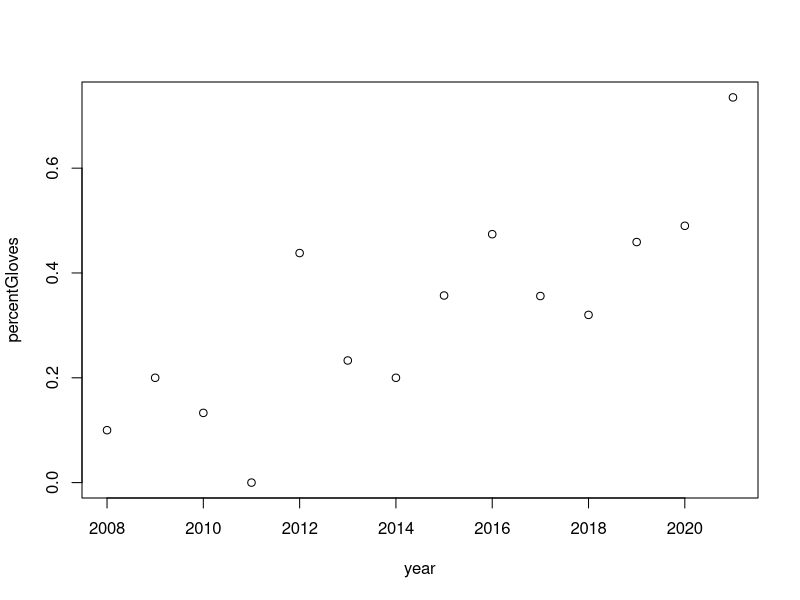
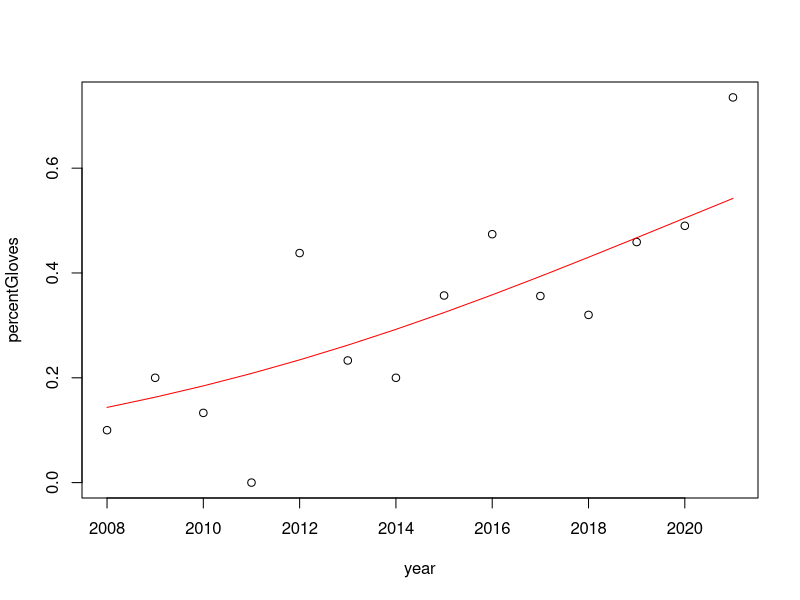
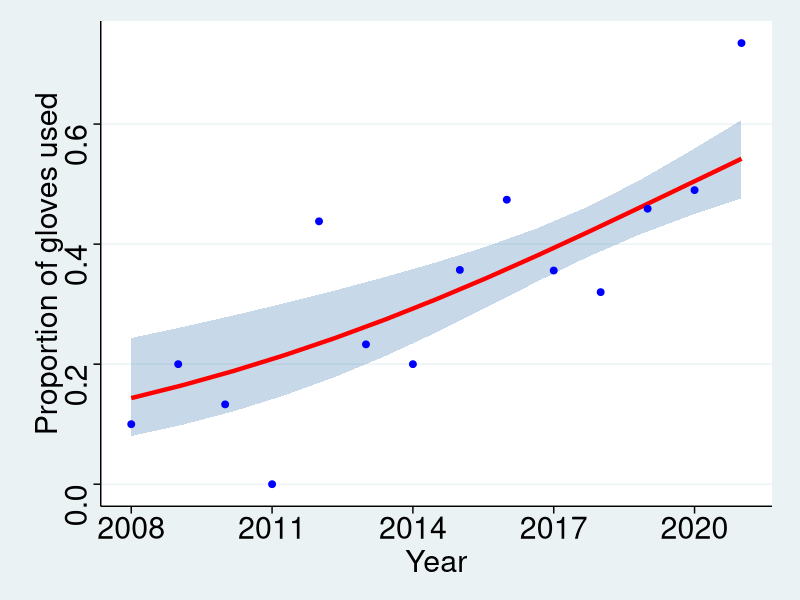
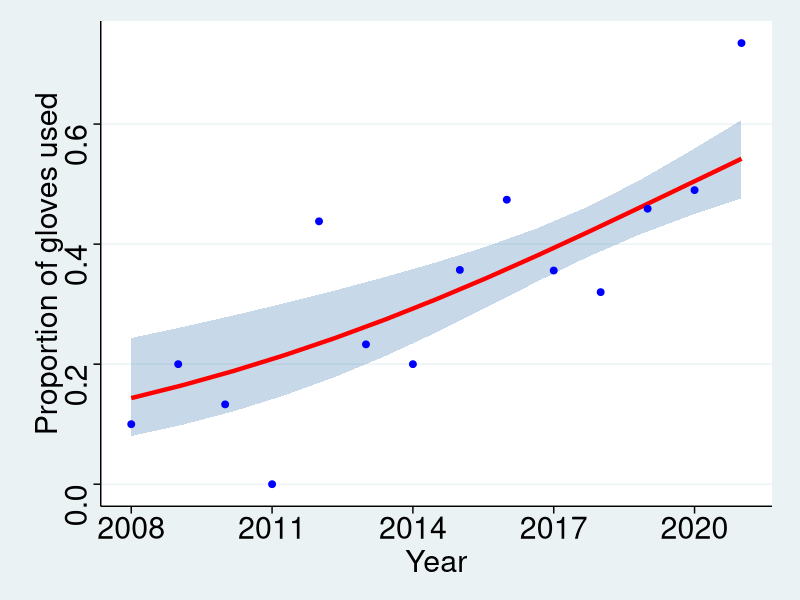
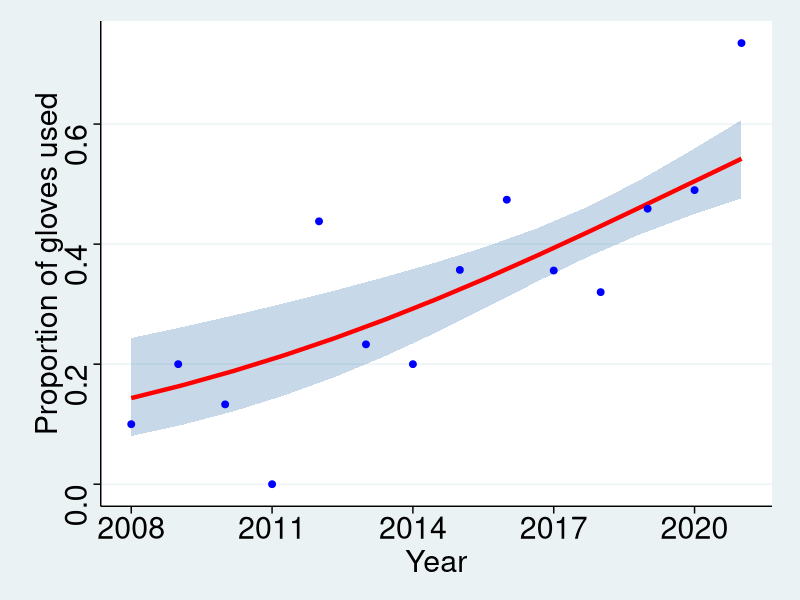

Write the R code that produced these figures, in order.
library(readr)
library(ggplot2)
library(ggthemes) 
handsglovesbats <- read_delim("handsglovesbats.tsv", "\t", escape_double = FALSE, col_types = cols(percentGloves = col_double(), year = col_integer()), trim_ws = TRUE)
View(handsglovesbats)

attach(handsglovesbats)
head(handsglovesbats)
plot(year,percentGloves)
model <- glm(percentGloves~year, binomial, weights=weights)
summary(model)

# Using the binomial model gives a warming, so I've used the quasibinomial
xv <- seq(2008,2021,1)
yv <- predict(model,list(year=xv),type="response")
plot(year,percentGloves)
lines(xv,yv,col="red")
model2 <- glm(percentGloves~year, family=quasibinomial , weights=weights)
summary(model2)

# This uses the inverse link function to create 95% confidence intervals for the model
# See https://fromthebottomoftheheap.net/2017/05/01/glm-prediction-intervals-i/

ilink <- family(model2)$linkinv
pd <- with(handsglovesbats, data.frame(year = seq(min(year), max(year), length = 13)))
pd <- cbind(pd, predict(model2, pd, type = "link", se.fit = TRUE)[1:2])
pd <- transform(pd, Fitted = ilink(fit), Upper = ilink(fit + (2 * se.fit)), Lower = ilink(fit - (2 * se.fit)))

ggplot(handsglovesbats, aes(x = year, y = as.numeric(percentGloves))) +
  geom_ribbon(data = pd, aes(ymin = Lower, ymax = Upper, x = year),
              fill = "steelblue", alpha = 0.3, inherit.aes = FALSE) + scale_x_continuous(breaks = seq(2008, 2021, by = 3)) +
  geom_line(data = pd, aes(y = Fitted, x = year), size = 1.5, linetype = 1, colour = "red") +
  geom_point(colour = "blue", size=2) + 
  labs(y = "Proportion of gloves used", x = "Year") + theme_stata(base_size = 24, base_family = "sans", scheme = "s2color")

getwd()

ggsave(
  "gloveusage.tiff",
  plot = last_plot(),
  device = "tiff",
  scale = 1,
  width = 242.7,
  height = 150,
  units = c("mm"),
  dpi = 300
)

ggsave(
  "gloveusage.jpg",
  plot = last_plot(),
  device = "jpg",
  scale = 1,
  width = 242.7,
  height = 150,
  units = c("mm"),
  dpi = 300
)

